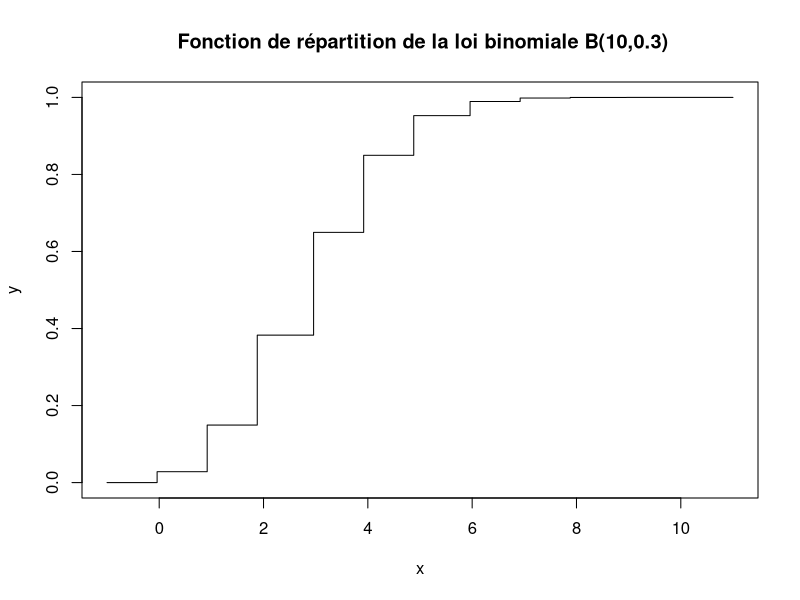
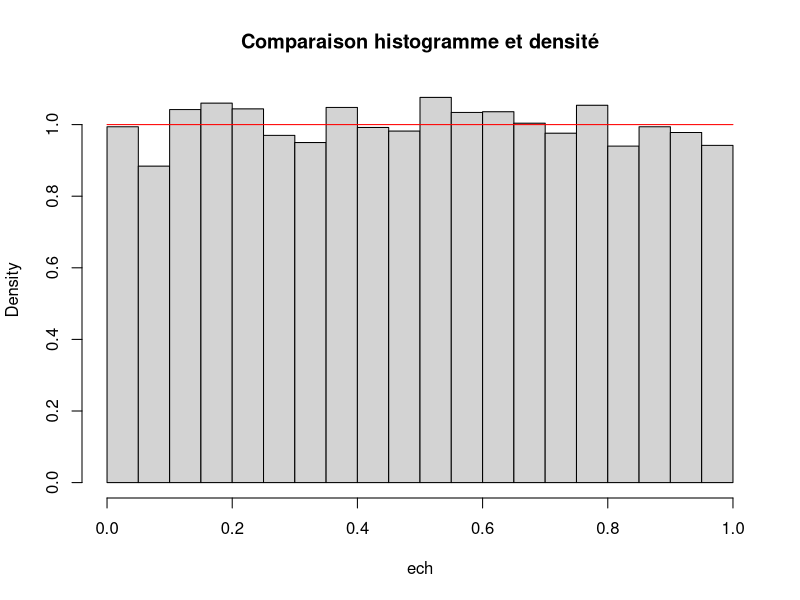
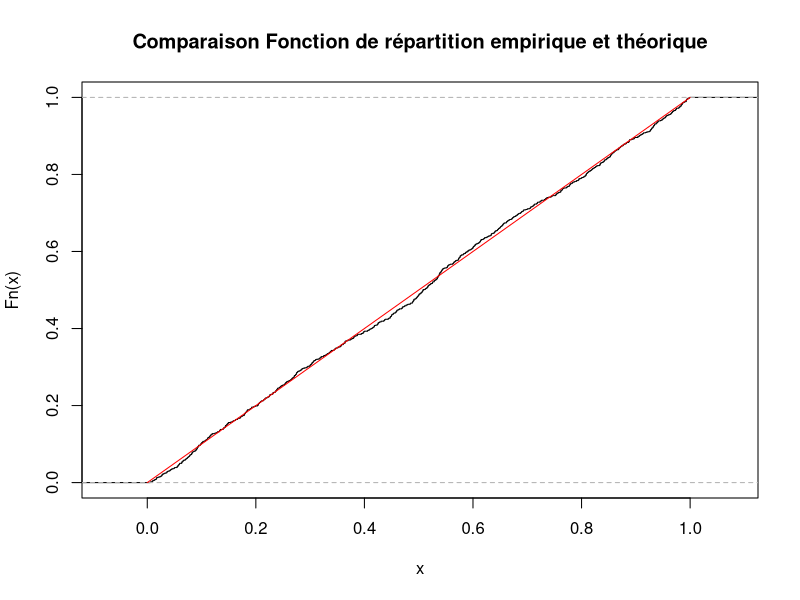
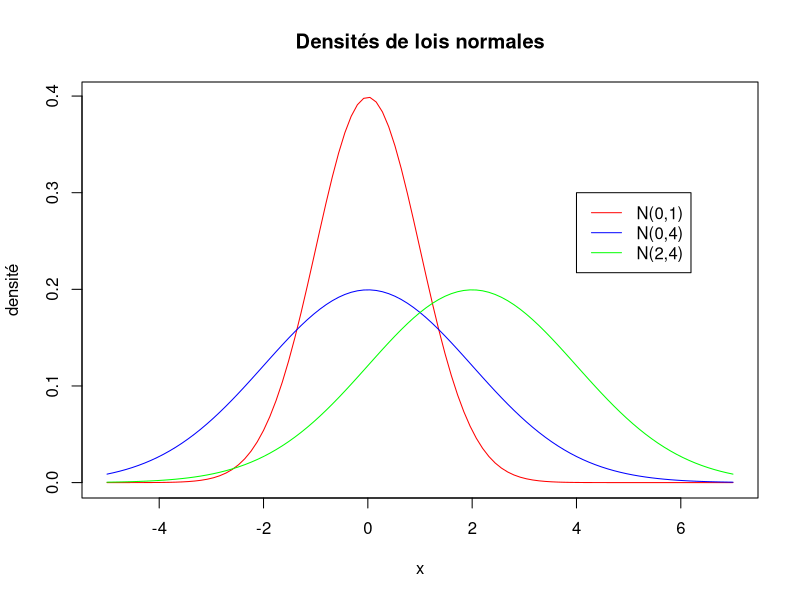
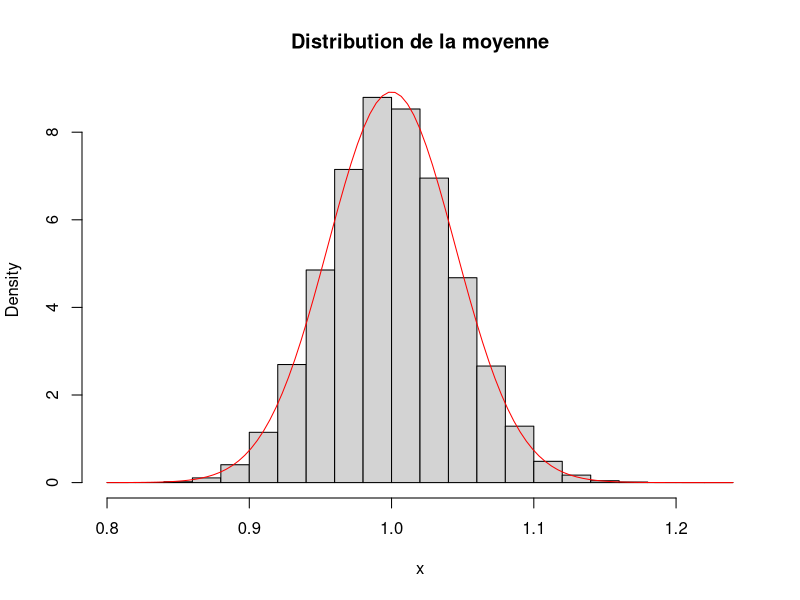

Write R code to recreate these figures, in order.
## ---- chunk 1
curve(pbinom(x,size=10,prob = 0.3),type="S",from = -1,to=11,ylab="y",
main=" Fonction de répartition de la loi binomiale B(10,0.3)")
## ---- chunk 2
n<-10000
ech<-runif(n)
hist(ech,probability = T,main="Comparaison histogramme et densité")
curve(dunif,from = 0,to = 1,add = T,col ="red")
## ---- chunk 3
n<-1000
ech<-runif(n)
plot(ecdf(ech),main="Comparaison Fonction de répartition empirique et théorique")
curve(punif,from = 0,to = 1,add = T,col ="red")
## ---- chunk 4
curve(dnorm(x,0,1),from = -5,to = 7,col="red",main="Densités de lois normales",ylab="densité")
curve(dnorm(x,0,2),from = -5,to = 7,col="blue",add = TRUE)
curve(dnorm(x,2,2),from = -5,to = 7,col="green",add = TRUE)
legend(4,0.3,legend=c("N(0,1)","N(0,4)","N(2,4)"),col = c("red","blue","green"),lty=1)
## ---- chunk 5
N<- 10000  # nombre de simulations
x<-runif(N) # échantillon iid de loi Uniforme sur [0,1]
res<-mean(sqrt(1-x^2))
4*res # Approximation de Pi
## ---- chunk 6
n<-500  # taille de l'échantillon i.i.d.
N<-100000   # Nombre de répétitions
donnees<-replicate(N,rexp(n,1))
hist(colMeans(donnees),freq=F,main="Distribution de la moyenne",xlab="x",nclass = 20)
curve(dnorm(x,1,sqrt(1/n)),add = T,col="red")
